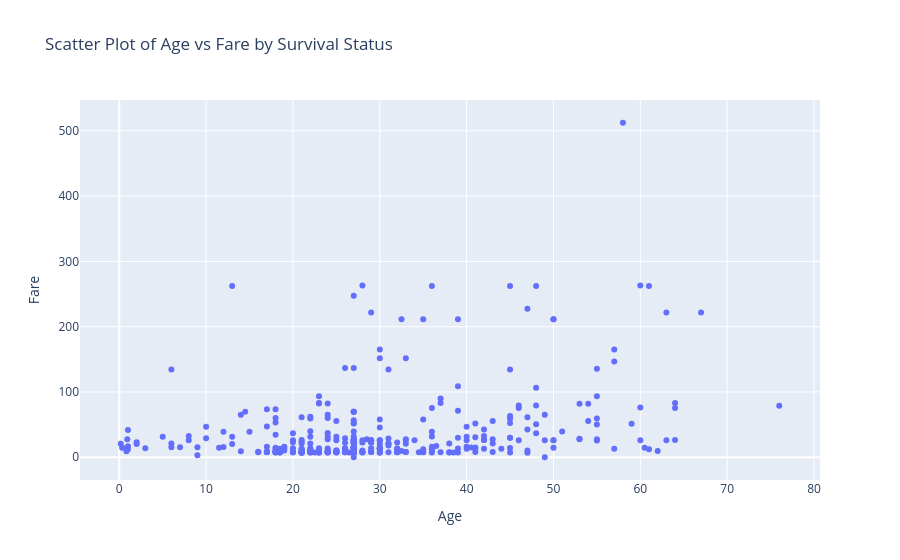

Notebook cell for this chart:
### Code cell
px.scatter(
    df,
    x='Age',
    y='Fare',
    #color=df['Survived'].astype(str),
    color_discrete_map={
        '0': 'red',
        '1': 'green'
    },
    title='Scatter Plot of Age vs Fare by Survival Status'
)

### Figure 1 — Plotly figure (JSON) as saved in the notebook; plotly's stock layout.template omitted (floating-point values rounded to 4 significant figures; data arrays with more than 128 entries replaced by an {"elided": "..."} marker saying what was removed)
{"data": [{"hovertemplate": "Age=%{x}<br>Fare=%{y}<extra></extra>", "legendgroup": "", "marker": {"color": "#636efa", "symbol": "circle"}, "mode": "markers", "name": "", "orientation": "v", "showlegend": false, "type": "scatter", "x": {"elided": "418 float values"}, "xaxis": "x", "y": {"elided": "418 float values"}, "yaxis": "y"}], "layout": {"legend": {"tracegroupgap": 0}, "title": {"text": "Scatter Plot of Age vs Fare by Survival Status"}, "xaxis": {"anchor": "y", "domain": [0, 1], "title": {"text": "Age"}}, "yaxis": {"anchor": "x", "domain": [0, 1], "title": {"text": "Fare"}}}}
